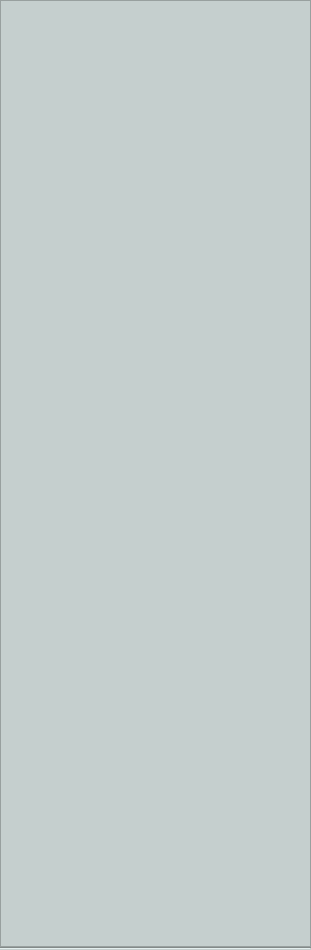
<?xml version="1.0" encoding="UTF-8"?>
<ui version="4.0">
 <class>notWidget</class>
 <widget class="QWidget" name="notWidget">
  <property name="windowModality">
   <enum>Qt::WindowModal</enum>
  </property>
  <property name="geometry">
   <rect>
    <x>0</x>
    <y>0</y>
    <width>311</width>
    <height>950</height>
   </rect>
  </property>
  <property name="windowTitle">
   <string>Form</string>
  </property>
  <property name="styleSheet">
   <string notr="true">border-color: rgb(0, 0, 0);
background-color: rgb(197, 207, 206);</string>
  </property>
  <layout class="QVBoxLayout" name="verticalLayout_2">
   <property name="spacing">
    <number>0</number>
   </property>
   <property name="leftMargin">
    <number>0</number>
   </property>
   <property name="topMargin">
    <number>0</number>
   </property>
   <property name="rightMargin">
    <number>0</number>
   </property>
   <property name="bottomMargin">
    <number>0</number>
   </property>
   <item>
    <layout class="QVBoxLayout" name="verticalLayout">
     <item>
      <widget class="QScrollArea" name="scrollArea">
       <property name="maximumSize">
        <size>
         <width>16777215</width>
         <height>1500</height>
        </size>
       </property>
       <property name="palette">
        <palette>
         <active>
          <colorrole role="WindowText">
           <brush brushstyle="SolidPattern">
            <color alpha="255">
             <red>0</red>
             <green>0</green>
             <blue>0</blue>
            </color>
           </brush>
          </colorrole>
          <colorrole role="Button">
           <brush brushstyle="SolidPattern">
            <color alpha="255">
             <red>197</red>
             <green>207</green>
             <blue>206</blue>
            </color>
           </brush>
          </colorrole>
          <colorrole role="Light">
           <brush brushstyle="SolidPattern">
            <color alpha="255">
             <red>255</red>
             <green>255</green>
             <blue>255</blue>
            </color>
           </brush>
          </colorrole>
          <colorrole role="Midlight">
           <brush brushstyle="SolidPattern">
            <color alpha="255">
             <red>211</red>
             <green>252</green>
             <blue>252</blue>
            </color>
           </brush>
          </colorrole>
          <colorrole role="Dark">
           <brush brushstyle="SolidPattern">
            <color alpha="255">
             <red>83</red>
             <green>125</green>
             <blue>125</blue>
            </color>
           </brush>
          </colorrole>
          <colorrole role="Mid">
           <brush brushstyle="SolidPattern">
            <color alpha="255">
             <red>111</red>
             <green>167</green>
             <blue>167</blue>
            </color>
           </brush>
          </colorrole>
          <colorrole role="Text">
           <brush brushstyle="SolidPattern">
            <color alpha="255">
             <red>0</red>
             <green>0</green>
             <blue>0</blue>
            </color>
           </brush>
          </colorrole>
          <colorrole role="BrightText">
           <brush brushstyle="SolidPattern">
            <color alpha="255">
             <red>255</red>
             <green>255</green>
             <blue>255</blue>
            </color>
           </brush>
          </colorrole>
          <colorrole role="ButtonText">
           <brush brushstyle="SolidPattern">
            <color alpha="255">
             <red>0</red>
             <green>0</green>
             <blue>0</blue>
            </color>
           </brush>
          </colorrole>
          <colorrole role="Base">
           <brush brushstyle="SolidPattern">
            <color alpha="255">
             <red>197</red>
             <green>207</green>
             <blue>206</blue>
            </color>
           </brush>
          </colorrole>
          <colorrole role="Window">
           <brush brushstyle="SolidPattern">
            <color alpha="255">
             <red>197</red>
             <green>207</green>
             <blue>206</blue>
            </color>
           </brush>
          </colorrole>
          <colorrole role="Shadow">
           <brush brushstyle="SolidPattern">
            <color alpha="255">
             <red>0</red>
             <green>0</green>
             <blue>0</blue>
            </color>
           </brush>
          </colorrole>
          <colorrole role="AlternateBase">
           <brush brushstyle="SolidPattern">
            <color alpha="255">
             <red>211</red>
             <green>252</green>
             <blue>252</blue>
            </color>
           </brush>
          </colorrole>
          <colorrole role="ToolTipBase">
           <brush brushstyle="SolidPattern">
            <color alpha="255">
             <red>255</red>
             <green>255</green>
             <blue>220</blue>
            </color>
           </brush>
          </colorrole>
          <colorrole role="ToolTipText">
           <brush brushstyle="SolidPattern">
            <color alpha="255">
             <red>0</red>
             <green>0</green>
             <blue>0</blue>
            </color>
           </brush>
          </colorrole>
         </active>
         <inactive>
          <colorrole role="WindowText">
           <brush brushstyle="SolidPattern">
            <color alpha="255">
             <red>0</red>
             <green>0</green>
             <blue>0</blue>
            </color>
           </brush>
          </colorrole>
          <colorrole role="Button">
           <brush brushstyle="SolidPattern">
            <color alpha="255">
             <red>197</red>
             <green>207</green>
             <blue>206</blue>
            </color>
           </brush>
          </colorrole>
          <colorrole role="Light">
           <brush brushstyle="SolidPattern">
            <color alpha="255">
             <red>255</red>
             <green>255</green>
             <blue>255</blue>
            </color>
           </brush>
          </colorrole>
          <colorrole role="Midlight">
           <brush brushstyle="SolidPattern">
            <color alpha="255">
             <red>211</red>
             <green>252</green>
             <blue>252</blue>
            </color>
           </brush>
          </colorrole>
          <colorrole role="Dark">
           <brush brushstyle="SolidPattern">
            <color alpha="255">
             <red>83</red>
             <green>125</green>
             <blue>125</blue>
            </color>
           </brush>
          </colorrole>
          <colorrole role="Mid">
           <brush brushstyle="SolidPattern">
            <color alpha="255">
             <red>111</red>
             <green>167</green>
             <blue>167</blue>
            </color>
           </brush>
          </colorrole>
          <colorrole role="Text">
           <brush brushstyle="SolidPattern">
            <color alpha="255">
             <red>0</red>
             <green>0</green>
             <blue>0</blue>
            </color>
           </brush>
          </colorrole>
          <colorrole role="BrightText">
           <brush brushstyle="SolidPattern">
            <color alpha="255">
             <red>255</red>
             <green>255</green>
             <blue>255</blue>
            </color>
           </brush>
          </colorrole>
          <colorrole role="ButtonText">
           <brush brushstyle="SolidPattern">
            <color alpha="255">
             <red>0</red>
             <green>0</green>
             <blue>0</blue>
            </color>
           </brush>
          </colorrole>
          <colorrole role="Base">
           <brush brushstyle="SolidPattern">
            <color alpha="255">
             <red>197</red>
             <green>207</green>
             <blue>206</blue>
            </color>
           </brush>
          </colorrole>
          <colorrole role="Window">
           <brush brushstyle="SolidPattern">
            <color alpha="255">
             <red>197</red>
             <green>207</green>
             <blue>206</blue>
            </color>
           </brush>
          </colorrole>
          <colorrole role="Shadow">
           <brush brushstyle="SolidPattern">
            <color alpha="255">
             <red>0</red>
             <green>0</green>
             <blue>0</blue>
            </color>
           </brush>
          </colorrole>
          <colorrole role="AlternateBase">
           <brush brushstyle="SolidPattern">
            <color alpha="255">
             <red>211</red>
             <green>252</green>
             <blue>252</blue>
            </color>
           </brush>
          </colorrole>
          <colorrole role="ToolTipBase">
           <brush brushstyle="SolidPattern">
            <color alpha="255">
             <red>255</red>
             <green>255</green>
             <blue>220</blue>
            </color>
           </brush>
          </colorrole>
          <colorrole role="ToolTipText">
           <brush brushstyle="SolidPattern">
            <color alpha="255">
             <red>0</red>
             <green>0</green>
             <blue>0</blue>
            </color>
           </brush>
          </colorrole>
         </inactive>
         <disabled>
          <colorrole role="WindowText">
           <brush brushstyle="SolidPattern">
            <color alpha="255">
             <red>83</red>
             <green>125</green>
             <blue>125</blue>
            </color>
           </brush>
          </colorrole>
          <colorrole role="Button">
           <brush brushstyle="SolidPattern">
            <color alpha="255">
             <red>197</red>
             <green>207</green>
             <blue>206</blue>
            </color>
           </brush>
          </colorrole>
          <colorrole role="Light">
           <brush brushstyle="SolidPattern">
            <color alpha="255">
             <red>255</red>
             <green>255</green>
             <blue>255</blue>
            </color>
           </brush>
          </colorrole>
          <colorrole role="Midlight">
           <brush brushstyle="SolidPattern">
            <color alpha="255">
             <red>211</red>
             <green>252</green>
             <blue>252</blue>
            </color>
           </brush>
          </colorrole>
          <colorrole role="Dark">
           <brush brushstyle="SolidPattern">
            <color alpha="255">
             <red>83</red>
             <green>125</green>
             <blue>125</blue>
            </color>
           </brush>
          </colorrole>
          <colorrole role="Mid">
           <brush brushstyle="SolidPattern">
            <color alpha="255">
             <red>111</red>
             <green>167</green>
             <blue>167</blue>
            </color>
           </brush>
          </colorrole>
          <colorrole role="Text">
           <brush brushstyle="SolidPattern">
            <color alpha="255">
             <red>83</red>
             <green>125</green>
             <blue>125</blue>
            </color>
           </brush>
          </colorrole>
          <colorrole role="BrightText">
           <brush brushstyle="SolidPattern">
            <color alpha="255">
             <red>255</red>
             <green>255</green>
             <blue>255</blue>
            </color>
           </brush>
          </colorrole>
          <colorrole role="ButtonText">
           <brush brushstyle="SolidPattern">
            <color alpha="255">
             <red>83</red>
             <green>125</green>
             <blue>125</blue>
            </color>
           </brush>
          </colorrole>
          <colorrole role="Base">
           <brush brushstyle="SolidPattern">
            <color alpha="255">
             <red>197</red>
             <green>207</green>
             <blue>206</blue>
            </color>
           </brush>
          </colorrole>
          <colorrole role="Window">
           <brush brushstyle="SolidPattern">
            <color alpha="255">
             <red>197</red>
             <green>207</green>
             <blue>206</blue>
            </color>
           </brush>
          </colorrole>
          <colorrole role="Shadow">
           <brush brushstyle="SolidPattern">
            <color alpha="255">
             <red>0</red>
             <green>0</green>
             <blue>0</blue>
            </color>
           </brush>
          </colorrole>
          <colorrole role="AlternateBase">
           <brush brushstyle="SolidPattern">
            <color alpha="255">
             <red>167</red>
             <green>250</green>
             <blue>250</blue>
            </color>
           </brush>
          </colorrole>
          <colorrole role="ToolTipBase">
           <brush brushstyle="SolidPattern">
            <color alpha="255">
             <red>255</red>
             <green>255</green>
             <blue>220</blue>
            </color>
           </brush>
          </colorrole>
          <colorrole role="ToolTipText">
           <brush brushstyle="SolidPattern">
            <color alpha="255">
             <red>0</red>
             <green>0</green>
             <blue>0</blue>
            </color>
           </brush>
          </colorrole>
         </disabled>
        </palette>
       </property>
       <property name="widgetResizable">
        <bool>true</bool>
       </property>
       <widget class="QWidget" name="scrollAreaWidgetContents">
        <property name="geometry">
         <rect>
          <x>0</x>
          <y>0</y>
          <width>307</width>
          <height>943</height>
         </rect>
        </property>
        <property name="minimumSize">
         <size>
          <width>0</width>
          <height>0</height>
         </size>
        </property>
        <layout class="QVBoxLayout" name="verticalLayout_3">
         <property name="spacing">
          <number>0</number>
         </property>
         <property name="leftMargin">
          <number>0</number>
         </property>
         <property name="topMargin">
          <number>0</number>
         </property>
         <property name="rightMargin">
          <number>0</number>
         </property>
         <property name="bottomMargin">
          <number>0</number>
         </property>
         <item>
          <widget class="QLabel" name="label">
           <property name="minimumSize">
            <size>
             <width>0</width>
             <height>25</height>
            </size>
           </property>
           <property name="font">
            <font>
             <family>STIXSizeTwoSym</family>
             <pointsize>12</pointsize>
             <weight>75</weight>
             <bold>true</bold>
            </font>
           </property>
           <property name="text">
            <string/>
           </property>
          </widget>
         </item>
         <item>
          <spacer name="verticalSpacer">
           <property name="orientation">
            <enum>Qt::Vertical</enum>
           </property>
           <property name="sizeHint" stdset="0">
            <size>
             <width>50</width>
             <height>50</height>
            </size>
           </property>
          </spacer>
         </item>
        </layout>
       </widget>
      </widget>
     </item>
    </layout>
   </item>
   <item>
    <widget class="Line" name="line">
     <property name="orientation">
      <enum>Qt::Horizontal</enum>
     </property>
    </widget>
   </item>
  </layout>
 </widget>
 <resources/>
 <connections/>
</ui>
